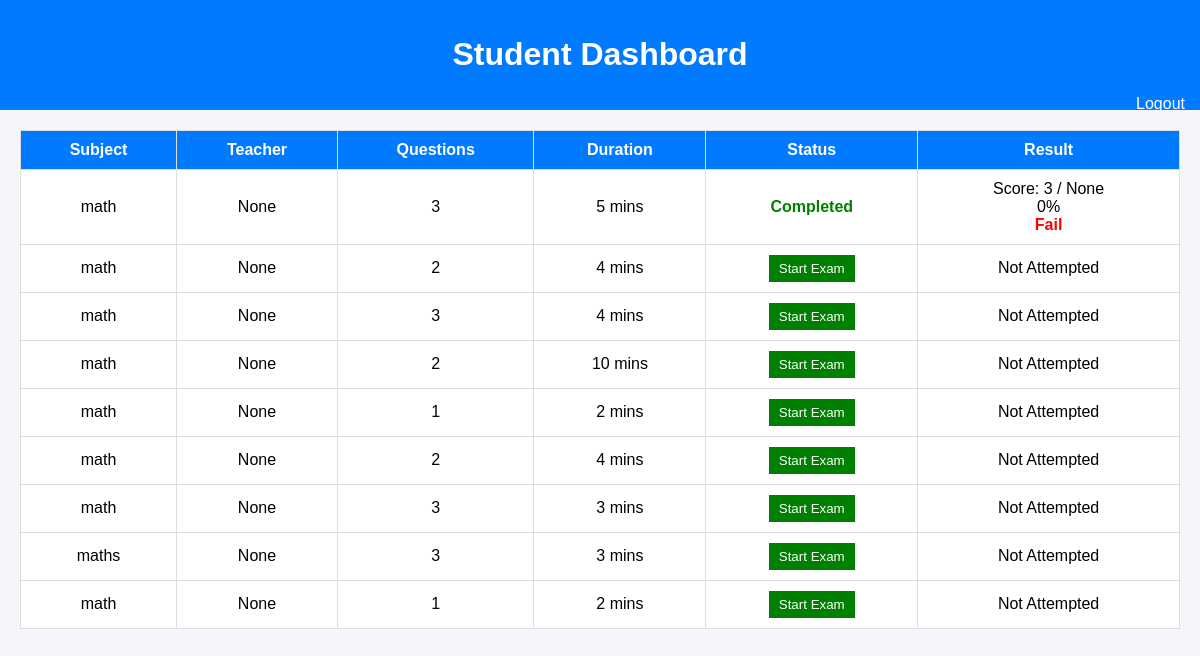
/student_dashboard/1 (signed in), run on the app's committed database.
### tables this page shows
CREATE TABLE exams (
    id INTEGER PRIMARY KEY AUTOINCREMENT,
    subject TEXT,
    teacher TEXT,
    total_questions INTEGER,
    duration INTEGER
);

CREATE TABLE results (
    id INTEGER PRIMARY KEY AUTOINCREMENT,
    student_id INTEGER,
    exam_id INTEGER,   -- 🔥 IMPORTANT FIX
    score INTEGER,
    total INTEGER,
    date TIMESTAMP DEFAULT CURRENT_TIMESTAMP
);

### app.py (the view)
@app.route("/student_dashboard/<int:student_id>")
def student_dashboard(student_id):
    db = get_db()
    if "user_id" not in session or session["user_id"] != student_id:
        return redirect("/")
    exams = db.execute("SELECT * FROM exams").fetchall()
    results = db.execute("""
        SELECT
            results.exam_id,
            results.score,
            results.total,
            results.date,
            exams.subject
        FROM results
        JOIN exams ON results.exam_id = exams.id
        WHERE results.student_id = ?
    """, (student_id,)).fetchall()
    result_dict = {}
    for r in results:
        result_dict[r["exam_id"]] = {
            "score": r["score"],
            "total": r["total"],
            "date": r["date"],
            "subject": r["subject"]
        }
    return render_template(
        "student_dashboard.html",
        exams=exams,
        results=result_dict,
        student_id=student_id
    )

### app.py (called while the page is built)
def get_db():
    db = sqlite3.connect(db_path, check_same_thread=False)
    db.row_factory = sqlite3.Row
    print("Using DB:", db_path)
    return db

### templates/student_dashboard.html (shortened to what this page needs)
<!DOCTYPE html>
<html>
<head>
</head>
<body>
<div class="header">
    <h1>Student Dashboard</h1>
    <a href="/logout" class="logout">Logout</a>
</div>
<div class="container">
    <table>
        <tr>
            <th>Subject</th>
            <th>Teacher</th>
            <th>Questions</th>
            <th>Duration</th>
            <th>Status</th>
            <th>Result</th>
        </tr>
        {% for exam in exams %}
        <tr>
            <td>{{ exam.subject }}</td>
            <td>{{ exam.teacher }}</td>
            <td>{{ exam.total_questions }}</td>
            <td>{{ exam.duration }} mins</td>
            <td>
                {% if exam.id in results %}
                    <span class="completed">Completed</span>
                {% else %}
                    <a href="/exam/{{ exam.id }}">
                        <button>Start Exam</button>
                    </a>
                {% endif %}
            </td>
            <td>
                {% if exam.id in results %}
                    Score: {{ results[exam.id].score }} / {{ results[exam.id].total }} <br>
                    {% if results[exam.id].total and results[exam.id].total > 0 %}
                        {% set percent = (results[exam.id].score / results[exam.id].total * 100) %}
                    {% else %}
                        {% set percent = 0 %}
                    {% endif %}
                    {{ percent | round(2) }}% <br>
                    {% if percent >= 40 %}
                        <span class="pass">Pass</span>
                    {% else %}
                        <span class="fail">Fail</span>
                    {% endif %}
                {% else %}
                    Not Attempted
                {% endif %}
            </td>
        </tr>
        {% endfor %}
    </table>
</div>
</body>
</html>

### templates/student_dashboard.html (style rules this page uses)
body { font-family: Arial; background: #f4f6f9; margin: 0; }
.header { background: #007bff; color: white; padding: 15px; text-align: center; }
.container { padding: 20px; }
.logout { float: right; color: white; text-decoration: none; }
table { width: 100%; border-collapse: collapse; background: white; }
th, td { padding: 10px; border: 1px solid #ddd; text-align: center; }
th { background: #007bff; color: white; }
button { padding: 6px 10px; background: green; color: white; border: none; cursor: pointer; }
.completed { color: green; font-weight: bold; }
.fail { color: red; font-weight: bold; }

### data on the page
exams: subject "math", teacher "None", total_questions "3", duration "5", shows "Completed", id "None", percent "0", shows "Fail"
results: score "3"
exams: subject "math", teacher "None", total_questions "2", duration "4", shows "Not Attempted"
exams: subject "math", teacher "None", total_questions "3", duration "4", shows "Not Attempted"
exams: subject "math", teacher "None", total_questions "2", duration "10", shows "Not Attempted"
exams: subject "math", teacher "None", total_questions "1", duration "2", shows "Not Attempted"
exams: subject "math", teacher "None", total_questions "2", duration "4", shows "Not Attempted"
exams: subject "math", teacher "None", total_questions "3", duration "3", shows "Not Attempted"
exams: subject "maths", teacher "None", total_questions "3", duration "3", shows "Not Attempted"
exams: subject "math", teacher "None", total_questions "1", duration "2", shows "Not Attempted"
